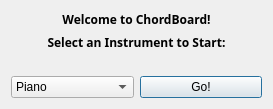
<?xml version="1.0" encoding="UTF-8"?>
<ui version="4.0">
 <class>Dialog</class>
 <widget class="QDialog" name="Dialog">
  <property name="geometry">
   <rect>
    <x>0</x>
    <y>0</y>
    <width>273</width>
    <height>109</height>
   </rect>
  </property>
  <property name="windowTitle">
   <string>Dialog</string>
  </property>
  <layout class="QVBoxLayout" name="verticalLayout">
   <item>
    <widget class="QLabel" name="welcomeLabel">
     <property name="font">
      <font>
       <family>Sans</family>
       <weight>75</weight>
       <italic>false</italic>
       <bold>true</bold>
      </font>
     </property>
     <property name="text">
      <string>Welcome to ChordBoard!</string>
     </property>
     <property name="alignment">
      <set>Qt::AlignCenter</set>
     </property>
    </widget>
   </item>
   <item>
    <widget class="QLabel" name="selectLabel">
     <property name="font">
      <font>
       <family>Sans</family>
       <weight>75</weight>
       <italic>false</italic>
       <bold>true</bold>
      </font>
     </property>
     <property name="text">
      <string>Select an Instrument to Start:</string>
     </property>
     <property name="alignment">
      <set>Qt::AlignCenter</set>
     </property>
    </widget>
   </item>
   <item>
    <spacer name="verticalSpacer">
     <property name="orientation">
      <enum>Qt::Vertical</enum>
     </property>
     <property name="sizeHint" stdset="0">
      <size>
       <width>20</width>
       <height>40</height>
      </size>
     </property>
    </spacer>
   </item>
   <item>
    <layout class="QHBoxLayout" name="horizontalLayout">
     <item>
      <widget class="QComboBox" name="instrumentCombo">
       <item>
        <property name="text">
         <string>Piano</string>
        </property>
       </item>
       <item>
        <property name="text">
         <string>Flute</string>
        </property>
       </item>
       <item>
        <property name="text">
         <string>Drums</string>
        </property>
       </item>
       <item>
        <property name="text">
         <string>Trumpet</string>
        </property>
       </item>
      </widget>
     </item>
     <item>
      <widget class="QPushButton" name="goButton">
       <property name="text">
        <string>Go!</string>
       </property>
      </widget>
     </item>
    </layout>
   </item>
  </layout>
 </widget>
 <resources/>
 <connections/>
</ui>
